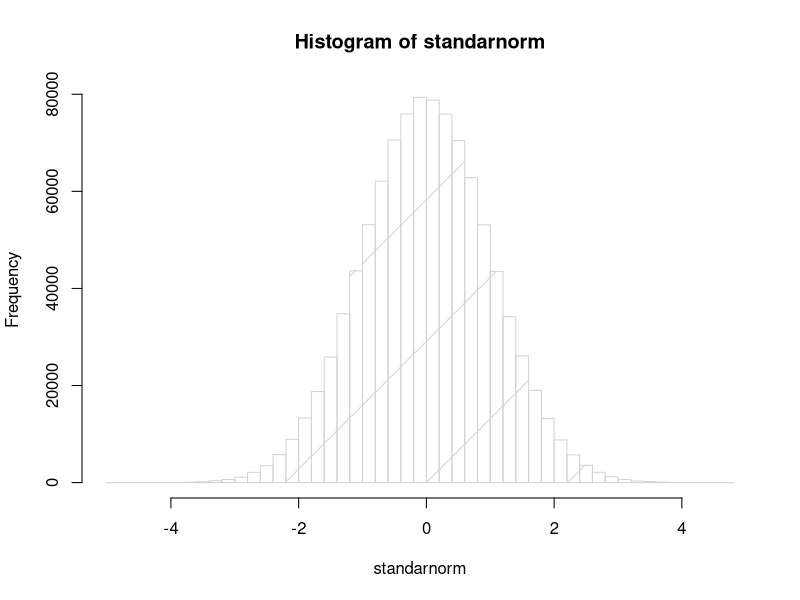

R code for this plot:
## ---- chunk 1
standarnorm=rnorm(1000000, mean = 0, sd = 1)

hist(standarnorm, breaks = 50, density = TRUE)
## ---- chunk 2
pnorm(2, mean=0, sd=1)
## ---- chunk 3
pnorm(0.5, mean=0, sd=1)
## ---- chunk 4
pnorm(1.5, mean=0, sd=1)
## ---- chunk 5
qnorm(0.35, mean=0, sd=1)
## ---- chunk 6
qnorm(0.88, mean=0, sd=1)
## ---- chunk 7
pnorm(0, mean=0, sd=1)
## ---- chunk 8
qnorm(0.2, mean=0, sd=1)  
qnorm(0.8, mean=0, sd=1)
pnorm(0.8416212, mean=0, sd=1)
